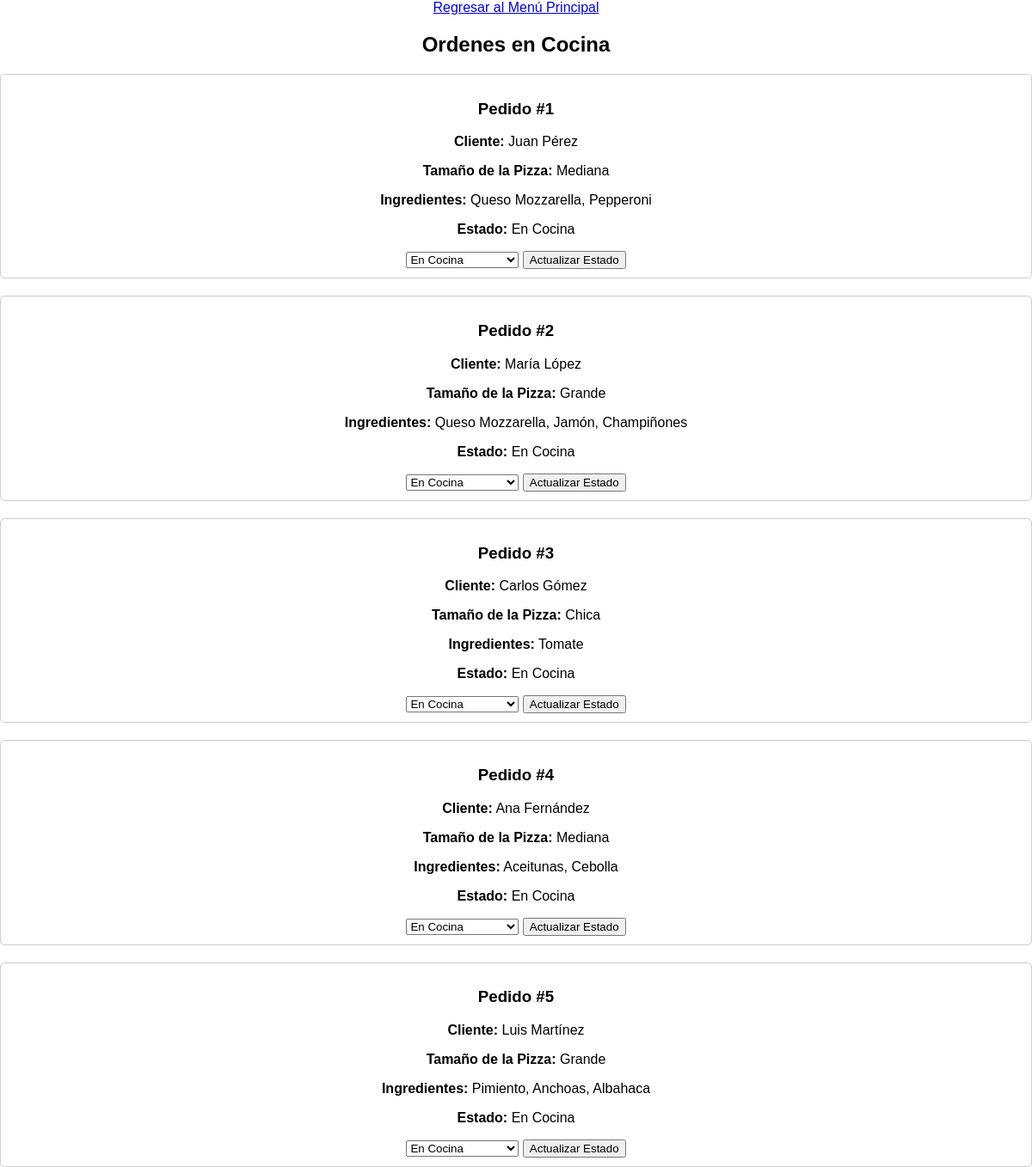
Screenshot of /src/pages/cocina/cocina.php with the database file from the repository.
### tables this page shows
CREATE TABLE Orden (
    orden_id INT(6) AUTO_INCREMENT NOT NULL PRIMARY KEY,
    fecha DATE,
    isEntregado BOOLEAN,
    fk_id_cliente INT(6),
    fk_id_empleado INT(6),
    FOREIGN KEY (fk_id_empleado) REFERENCES Empleados(empleado_id),
    FOREIGN KEY (fk_id_cliente) REFERENCES Clientes(cliente_id)  
);

CREATE TABLE Clientes (
    cliente_id INT(6) AUTO_INCREMENT NOT NULL PRIMARY KEY,
    numero BIGINT(20),
    nombre VARCHAR(255),
    direccion VARCHAR(255)
);

### src/pages/cocina/cocina.php (the view, shortened to what this page needs)
<?php
include("../../conectar.php");
?>
<!DOCTYPE html>
<html>
<head>
    <link rel="stylesheet" href="/FF_Pizzeria/src/css/style.css">
    <link href='https://unpkg.com/boxicons@2.1.4/css/boxicons.min.css' rel='stylesheet'>
</head>
<body><a href="../../../index.php">Regresar al Menú Principal</a>
<div class="cocina-section">
    <h2>Ordenes en Cocina</h2>
    <?php
    $consultaOrder = "SELECT o.orden_id AS id_order,
                            c.nombre AS nombre_cliente,
                            o.isEntregado,
                            GROUP_CONCAT(i.nombre SEPARATOR ', ') AS description,
                            t.nombre AS tamano_pizza
                        FROM Orden o
                        JOIN Clientes c ON o.fk_id_cliente = c.cliente_id
                        JOIN Details d ON o.orden_id = d.fk_id_orden
                        JOIN Tamanio t ON d.fk_id_tamanio = t.tamanio_id
                        JOIN Ingredientes i ON d.fk_id_ingredientes = i.ingrediente_id
                        GROUP BY o.orden_id;";
    $orden = mysqli_query($enlace, $consultaOrder);
    if ($orden) {
        while ($row = mysqli_fetch_assoc($orden)) {
    ?>
            <div class="pedido">
                <h3>Pedido #<?php echo $row['id_order']; ?></h3>
                <p><strong>Cliente:</strong> <?php echo $row['nombre_cliente']; ?></p>
                <p><strong>Tamaño de la Pizza:</strong> <?php echo $row['tamano_pizza']; ?></p>
                <p><strong>Ingredientes:</strong> <?php echo $row['description']; ?></p>
                <p><strong>Estado:</strong> <?php echo ($row['isEntregado'] == '0') ? 'En Cocina' : 'Listo para Entrega'; ?></p>
                <?php if($row['isEntregado'] == '0'): ?>
                <form action="<?php echo htmlspecialchars($_SERVER["PHP_SELF"]); ?>" method="post">
                    <select name="estado">
                        <option value="0">En Cocina</option>
                    </select>
                    <button type="submit">Actualizar Estado</button>
                </form>
                <?php endif; ?>
            </div>
    <?php
        }
    } else {
        echo "No hay órdenes registradas";
    }
    ?>
</div>
</body>
</html>

### src/css/style.css (style rules this page uses)
body { font-family: Arial, sans-serif; background-color: #f2f2f2; margin: 0; padding: 0; }
h2 { margin-top: 20px; margin-bottom: 10px; }
body { font-family: Arial, sans-serif; background-color: #fff; margin: 0; padding: 0; text-align: center; align-items: center; justify-content: center; }

### src/pages/cocina/cocina.php (style rules this page uses)
.pedido { margin-top: 20px; padding: 10px; border: 1px solid #ccc; border-radius: 5px; }

### rows the page displays
orden: orden_id "1", fk_id_cliente.nombre "Juan Pérez", tamano_pizza "Mediana", description "Queso Mozzarella, Pepperoni", isEntregado "En Cocina"
orden: orden_id "2", fk_id_cliente.nombre "María López", tamano_pizza "Grande", description "Queso Mozzarella, Jamón, Champiñones", isEntregado "En Cocina"
orden: orden_id "3", fk_id_cliente.nombre "Carlos Gómez", tamano_pizza "Chica", description "Tomate", isEntregado "En Cocina"
orden: orden_id "4", fk_id_cliente.nombre "Ana Fernández", tamano_pizza "Mediana", description "Aceitunas, Cebolla", isEntregado "En Cocina"
orden: orden_id "5", fk_id_cliente.nombre "Luis Martínez", tamano_pizza "Grande", description "Pimiento, Anchoas, Albahaca", isEntregado "En Cocina"
